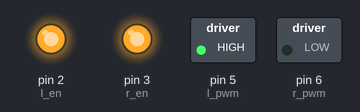
Simulated run of this sketch. Board: Arduino Uno, built with avr-gcc and run on an emulated ATmega328P. Parts: switched loads named in the sketch (green lamp = pin HIGH), output pins drawn as LEDs (lit = HIGH).

Above: at 0.1 s.
Timing chart, 0 to 1.6 s (numbered marks = the images above):
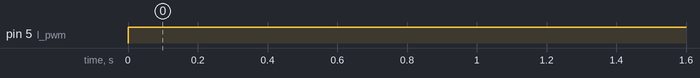

Measured:
- by itself, pin 5 (l_pwm): LOW → HIGH at 0.00 s

The sketch:

Motor_with_bts.ino.ino
```cpp
const int l_en = 2;
const int r_en = 3;
const int l_pwm = 5;
const int r_pwm = 6;
void setup() {
  // put your setup code here, to run once:
  pinMode(l_en, OUTPUT);
  pinMode(r_en, OUTPUT);
  pinMode(l_pwm, OUTPUT);
  pinMode(r_pwm, OUTPUT);
  digitalWrite(l_en, HIGH);
  digitalWrite(r_en, HIGH);
}

void loop() {
  digitalWrite(l_pwm, HIGH);
  digitalWrite(r_pwm, LOW);
  digitalWrite(l_pwm, HIGH);
  digitalWrite(r_pwm, LOW);

}
```
